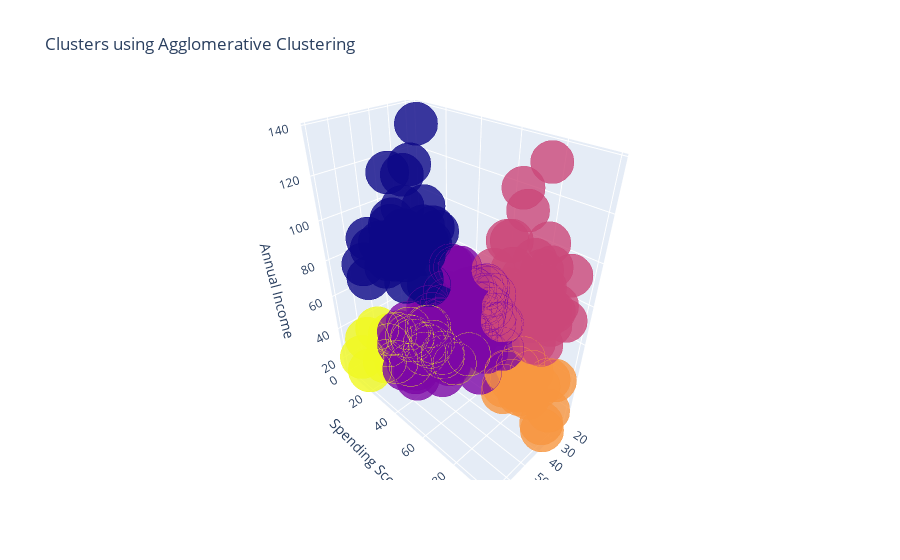

This figure's notebook cell:
### Code cell
trace1 = go.Scatter3d(
    x= df2['Age'],
    y= df2['Spending Score (1-100)'],
    z= df2['Annual Income (k$)'],
    mode='markers',
     marker=dict(
        color = df2['Cluster'], 
        size= 15,
        line=dict(
            color= df2['Cluster'],
            width= 12
        ),
        opacity=0.8
     )
)
data = [trace1]
layout = go.Layout(
    title= 'Clusters using Agglomerative Clustering',
    scene = dict(
            xaxis = dict(title  = 'Age'),
            yaxis = dict(title  = 'Spending Score'),
            zaxis = dict(title  = 'Annual Income')
        )
)
fig = go.Figure(data=data, layout=layout)
py.offline.iplot(fig)

### Figure 1 — Plotly figure (JSON) as saved in the notebook; plotly's stock layout.template omitted (floating-point values rounded to 4 significant figures; data arrays with more than 128 entries replaced by an {"elided": "..."} marker saying what was removed)
{"data": [{"marker": {"color": {"elided": "200 int values"}, "line": {"color": {"elided": "200 int values"}, "width": 12}, "opacity": 0.8, "size": 15}, "mode": "markers", "type": "scatter3d", "x": {"elided": "200 int values"}, "y": {"elided": "200 int values"}, "z": {"elided": "200 int values"}}], "layout": {"scene": {"xaxis": {"title": {"text": "Age"}}, "yaxis": {"title": {"text": "Spending Score"}}, "zaxis": {"title": {"text": "Annual Income"}}}, "title": {"text": "Clusters using Agglomerative Clustering"}}}
